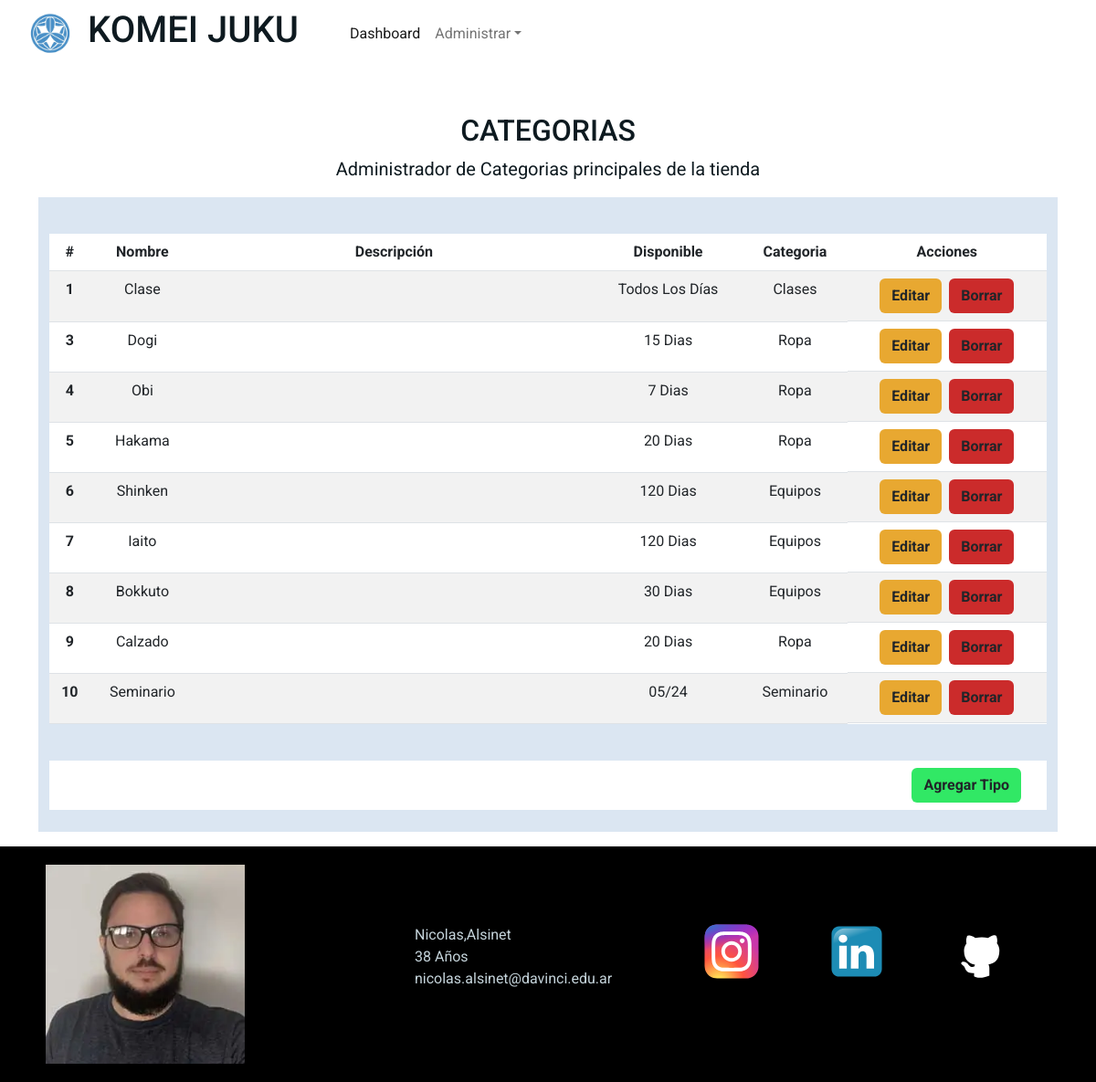
The page /admin/index.php?view=tipo on the database its author committed.
### tables this page shows
CREATE TABLE `tipo_x_categorias` (
  `id` int(10) UNSIGNED NOT NULL,
  `id_tipo` int(10) UNSIGNED NOT NULL,
  `id_categoria` int(10) UNSIGNED NOT NULL
);

CREATE TABLE `tipos` (
  `id` int(10) UNSIGNED NOT NULL,
  `name` varchar(256) NOT NULL,
  `descript` text DEFAULT NULL,
  `id_disponible` int(10) UNSIGNED NOT NULL
);

CREATE TABLE `categorias` (
  `id` int(10) UNSIGNED NOT NULL,
  `name` varchar(256) NOT NULL,
  `descript` text DEFAULT NULL
);

### classes/Tipo.php (called while the page is built, shortened)
<?php
class Tipo {
    private $id;
    private $name;
    private $id_disponible;
    private $categoria;
    public function getId()
    {
        return $this->id;
    }
    public function getName()
    {
        return $this->name;
    }
    public function getcategoria()
    {
        return $this->categoria;
    }
    public function getAllTipos () :array {
        $conexion = Conexion::getConexion();
        $query = "SELECT t.*, txc.id_categoria AS categoria FROM tipos AS t LEFT JOIN tipo_x_categorias AS txc ON t.id = txc.id_tipo";
        $PDOStatement = $conexion->prepare($query);
        $PDOStatement->setFetchMode(PDO::FETCH_CLASS, self::class);
        $PDOStatement->execute();
        $datos = $PDOStatement->fetchAll();
        foreach($datos as $d) {
            $d->categoria = (new Categoria)->categoriaID($d->categoria);
        }
        return $datos;
    }
    public function formateaDisponibilidad() :mixed {
        $conexion = Conexion::getConexion();
        $query = "SELECT c.name, CONCAT_WS(' ', d.seminario, d.resto) as tiempo  FROM tipos AS t JOIN disponibilidad AS d ON t.id_disponible = d.id LEFT JOIN tipo_x_categorias AS txc ON t.id = txc.id_tipo JOIN categorias AS c on txc.id_categoria = c.id WHERE t.id_disponible = ?";
        $PDOStatement = $conexion->prepare($query);
        $PDOStatement->setFetchMode(PDO::FETCH_ASSOC);
        $PDOStatement->execute([$this->id_disponible]);
        $datos = $PDOStatement->fetch();
        if ($datos['name'] != 'seminario'){
            if ($datos['tiempo'] == '0') {
                return 'Todos los días';
            } else {
                return $datos['tiempo'] . " Dias";
            }
        } else {
            return date('m/y', strtotime($datos['tiempo']));
        }
    }
}

### classes/Categoria.php (called while the page is built, shortened)
<?php
class Categoria {
    private $name;
    public function getName()
    {
        return $this->name;
    }
    public function categoriaID(int $id) :Categoria {
        $conexion = Conexion::getConexion();
        $query = "SELECT * FROM categorias WHERE id = ?";
        $PDOStatement = $conexion->prepare($query);
        $PDOStatement->setFetchMode(PDO::FETCH_CLASS, self::class);
        $PDOStatement->execute([$id]);
        $datos = $PDOStatement->fetch();
        return $datos;
    }
}

### admin/views/tipo.php (the view)
<?php
    $tipos = (new Tipo)->getAllTipos();
?>
<section class="abm container-fluid container-md pb-3" id="abm">
    <h2 class="titulo-seccion w-75 w-lg-100 text-uppercase text-center my-2 mx-auto px-2">Categorias</h2>
    <p class="fs-5 w-75 text-center mx-auto">Administrador de Categorias principales de la tienda</p>
    <div class="listado pb-3">
        <article>
            <div class="row g-4 my-2 container mx-auto">
                <table class="tabla table table-striped">
                    <thead>
                        <tr>
                            <th class="px-1 text-center" scope="col">#</th>
                            <th class="px-1 text-center" scope="col">Nombre</th>
                            <th class="px-1 text-center" scope="col" width="40%">Descripción</th>
                            <th class="px-1 text-center" scope="col">Disponible</th>
                            <th class="px-1 text-center" scope="col">Categoria</th>
                            <th class="px-1 text-center" scope="col" width="20%">Acciones</th>
                        </tr>
                    </thead>
                    <tbody>
                        <?php foreach($tipos as $t) { ?>
                            <tr>
                                <th class="text-center" scope="row"><?= $t->getId() ?></th>
                                <td class="text-capitalize text-center"><?= $t->getName() ?></td>
                                <td><?= $t->getDescript() ?></td>
                                <td class="text-capitalize text-center"><?= $t->formateaDisponibilidad() ?></td>
                                <td class="text-capitalize text-center"><?= $t->getCategoria()->getName() ?></td>
                                <td class="d-flex justify-content-center">
                                    <div>
                                        <a href="index.php?view=abm-tipo&id=<?= $t->getId() ?>"><button class="me-1 btn-editar btn fw-bold">Editar</button></a>
                                    </div>
                                    <div>
                                        <a href="index.php?view=abm-tipo&id=<?= $t->getId() ?>&del=true"><button class="ms-1 btn-borrar btn fw-bold">Borrar</button></a>
                                    </div>
                                </td>
                            </tr>
                        <?php } ?>
                    </tbody>
                </table>
                <div class="tabla col-12 p-2 d-flex">
                    <div class="ms-auto">
                    <a class=" px-3 me-1" href="index.php?view=abm-tipo"><button class="fw-bold btn btn-agregar">Agregar Tipo</button></a>
                    </div>
                </div>
            </div>
        </article>
    </div>
</section>

### admin/estilos/style.css (style rules this page uses)
:root { --main-font-color: rgb(14, 26, 32); --second-font-color: rgb(197, 212, 219); --main-bg-color: rgb(219, 230, 242); --second-bg-color:rgb(0, 0, 0); --second-bg-color-op: rgba(0, 0, 0, 0.5); }
body { font-family: 'Roboto', sans-serif; color: var(--main-font-color); max-width: 1200px; margin: auto; background-color: rgb(221, 221, 221); }
a { text-decoration: none; color: var(--main-font-color); }
.abm { background-color: #fff; padding-top: 100px; margin-top: 1rem; color: var(--main-font-color); }
.listado { padding-top: 8px; background-color: var(--main-bg-color); }
.tabla { background-color: #fff; }
.btn-borrar { background-color: rgb(203, 43, 43); }
.btn-editar { background-color: rgb(232, 168, 49); }
.btn-agregar { background-color: rgb(49, 232, 101);; }

### rows shown on the page
tipo_x_categorias: id_tipo "1", id_tipo.name "Clase", formateaDisponibilidad "Todos Los Días", id_categoria.name "Clases"
tipo_x_categorias: id_tipo "3", id_tipo.name "Dogi", formateaDisponibilidad "15 Dias", id_categoria.name "Ropa"
tipo_x_categorias: id_tipo "4", id_tipo.name "Obi", formateaDisponibilidad "7 Dias", id_categoria.name "Ropa"
tipo_x_categorias: id_tipo "5", id_tipo.name "Hakama", formateaDisponibilidad "20 Dias", id_categoria.name "Ropa"
tipo_x_categorias: id_tipo "6", id_tipo.name "Shinken", formateaDisponibilidad "120 Dias", id_categoria.name "Equipos"
tipo_x_categorias: id_tipo "7", id_tipo.name "Iaito", formateaDisponibilidad "120 Dias", id_categoria.name "Equipos"
tipo_x_categorias: id_tipo "8", id_tipo.name "Bokkuto", formateaDisponibilidad "30 Dias", id_categoria.name "Equipos"
tipo_x_categorias: id_tipo "9", id_tipo.name "Calzado", formateaDisponibilidad "20 Dias", id_categoria.name "Ropa"
tipo_x_categorias: id_tipo "10", id_tipo.name "Seminario", formateaDisponibilidad "05/24", id_categoria.name "Seminario"
